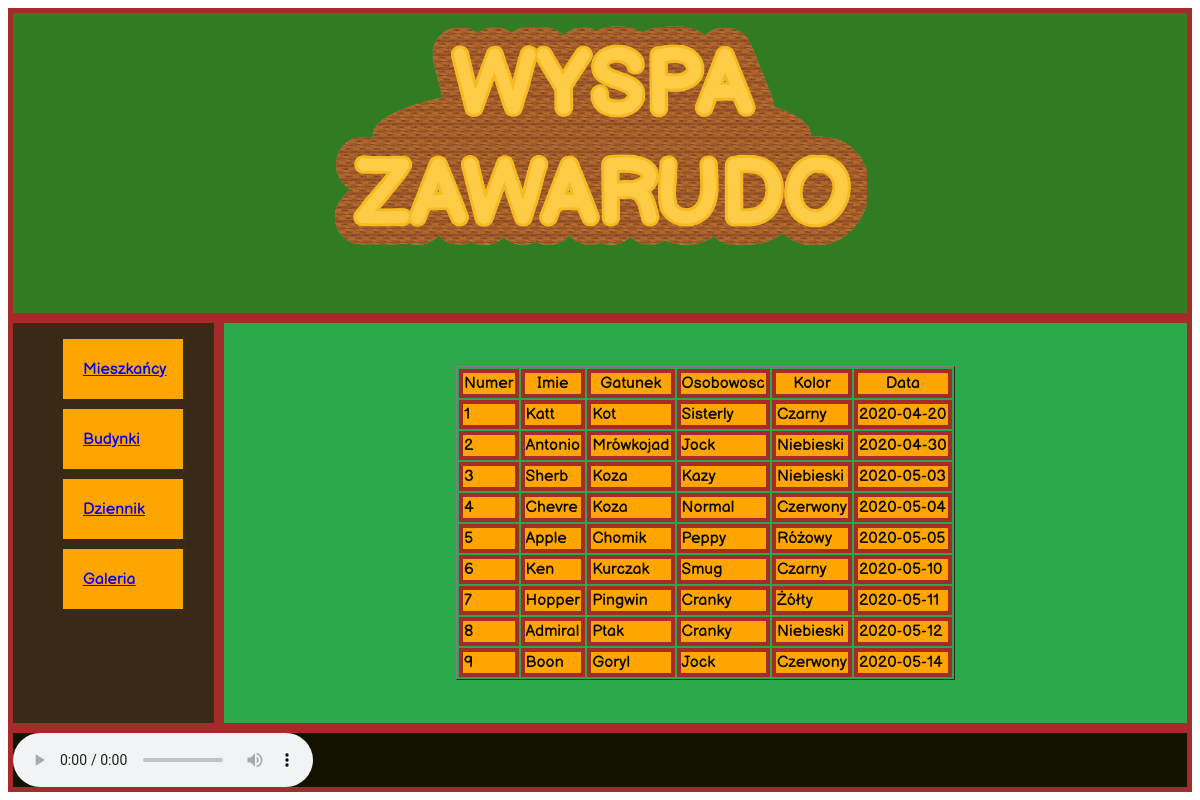
The page /villagers/mieszkancy/index.php on the database its author committed.
### tables this page shows
CREATE TABLE `mieszkancy` (
  `Numer` int(11) DEFAULT NULL,
  `Imie` text NOT NULL,
  `Gatunek` text NOT NULL,
  `Osobowosc` text NOT NULL,
  `Kolor` text NOT NULL,
  `Data` date NOT NULL
);

### villagers/mieszkancy/index.php (the view, shortened to what this page needs)
<html>
  <head>
    <link rel="stylesheet" href="style.css">
  </head>
  <body>
  <div class="cont">
    <div class="header"><a href="../../index.html"><img src="../../Logo.png" height="300px"></div></a>
    <div class="sidebar">
      <ul class="menu">
        <li class="kwadrat">
        <a class="text1" href="../mieszkancy/index.php">Mieszkańcy</a>
      </li>
        <li class="kwadrat">
          <a class="text1" href="../../buildings/index.php">Budynki</a></li>
        <li class="kwadrat"><a class="text1" href="../../dairy/index.html">Dziennik</a></li>
        <li class="kwadrat"><a class="text1" href="../../galery/index.html">Galeria</a></li>
    </ul>
    </div>
    <div class="main">
    <?php
    $servername = "127.0.0.1";
    $username = "root";
    $password = "";
    $dbname = "wojtacha";
    $conn = new mysqli($servername, $username, $password, $dbname);
    $result = $conn->query("SELECT * FROM mieszkancy");
    echo("<table border='1'>");
    echo("<tr>
    <th>Numer</th>
    <th>Imie</th>
    <th>Gatunek</th>
    <th>Osobowosc</th>
    <th>Kolor</th>
    <th>Data</th>
    </tr>");
    while( $wiersz = $result->fetch_assoc() ) {
        echo("<tr>");
        echo("<td>".$wiersz['Numer']."</td>".
        "<td>".$wiersz['Imie']."</td>".
        "<td>".$wiersz['Gatunek']."</td>".
        "<td>".$wiersz['Osobowosc']."</td>".
        "<td>".$wiersz['Kolor']."</td>".
        "<td>".$wiersz['Data']."</td>"
    );
        echo("</tr>");
    }
    echo("</table>");
    ?>
    </div>
    <div class="footer">
      <audio controls>
        <source src="../../theme.mp3" type="audio/mpeg">
      </audio>
    </div>
  </div>
  </body>
</html>

### villagers/mieszkancy/style.css (style rules this page uses)
* { font-family: 'BalsamiqSans-Regular'; font-weight: normal; font-style: normal; }
.cont { display: grid; grid-template-columns: 0.65fr 1fr 1fr 1fr; grid-template-rows: 1fr 1fr 1fr 0.25fr; grid-template-areas: "a a a a" "b c c c" "b c c c" "d d d d"; width: 100%; height: 100%; }
.header { grid-area: a; background: #317B22; display: flex; justify-content: center; align-items: center; border: solid 5px brown; }
.sidebar { grid-area: b; background: #392A16; border: solid 5px brown; }
.main { grid-area: c; background: #2BA84A; display: flex; justify-content: center; align-items: center; border: solid 5px brown; }
.tabelka, td, th { border: solid 4px brown; background: orange; }
.footer { grid-area: d; background: #131200; display: flex; justify-content: flex-start; align-items: center; border: solid 5px brown; }
.kwadrat { position: relative; display: flex; background: orange; width: 120px; height: 60px; list-style-type: none; align-self: center; margin: 10px; }
.text1 { display: flex; justify-content: center; align-items: center; padding: 20px; }

### rows shown on the page
mieszkancy: Numer "1", Imie "Katt", Gatunek "Kot", Osobowosc "Sisterly", Kolor "Czarny", Data "2020-04-20"
mieszkancy: Numer "2", Imie "Antonio", Gatunek "Mrówkojad", Osobowosc "Jock", Kolor "Niebieski", Data "2020-04-30"
mieszkancy: Numer "3", Imie "Sherb", Gatunek "Koza", Osobowosc "Kazy", Kolor "Niebieski", Data "2020-05-03"
mieszkancy: Numer "4", Imie "Chevre", Gatunek "Koza", Osobowosc "Normal", Kolor "Czerwony", Data "2020-05-04"
mieszkancy: Numer "5", Imie "Apple", Gatunek "Chomik", Osobowosc "Peppy", Kolor "Różowy", Data "2020-05-05"
mieszkancy: Numer "6", Imie "Ken", Gatunek "Kurczak", Osobowosc "Smug", Kolor "Czarny", Data "2020-05-10"
mieszkancy: Numer "7", Imie "Hopper", Gatunek "Pingwin", Osobowosc "Cranky", Kolor "Żółty", Data "2020-05-11"
mieszkancy: Numer "8", Imie "Admiral", Gatunek "Ptak", Osobowosc "Cranky", Kolor "Niebieski", Data "2020-05-12"
mieszkancy: Numer "9", Imie "Boon", Gatunek "Goryl", Osobowosc "Jock", Kolor "Czerwony", Data "2020-05-14"
